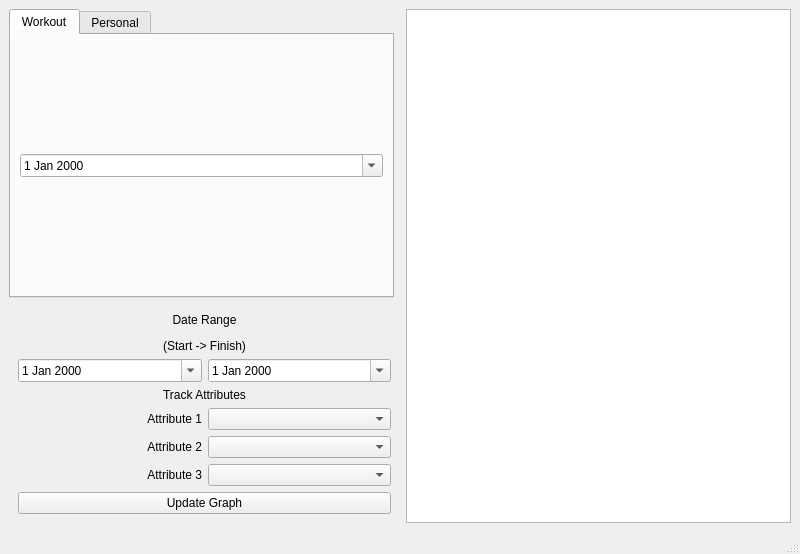
<?xml version="1.0" encoding="UTF-8"?>
<ui version="4.0">
 <class>MainWindow</class>
 <widget class="QMainWindow" name="MainWindow">
  <property name="geometry">
   <rect>
    <x>0</x>
    <y>0</y>
    <width>800</width>
    <height>554</height>
   </rect>
  </property>
  <property name="windowTitle">
   <string>MainWindow</string>
  </property>
  <widget class="QWidget" name="centralwidget">
   <layout class="QGridLayout" name="gridLayout" columnminimumwidth="0,0,0">
    <item row="2" column="0" colspan="2">
     <widget class="QWidget" name="widget" native="true">
      <layout class="QGridLayout" name="gridLayout_4">
       <item row="3" column="0">
        <widget class="QLabel" name="label_3">
         <property name="text">
          <string>Attribute 1</string>
         </property>
         <property name="alignment">
          <set>Qt::AlignmentFlag::AlignRight|Qt::AlignmentFlag::AlignTrailing|Qt::AlignmentFlag::AlignVCenter</set>
         </property>
        </widget>
       </item>
       <item row="5" column="1">
        <widget class="QComboBox" name="attribute_3"/>
       </item>
       <item row="2" column="0" colspan="2">
        <widget class="QLabel" name="label_2">
         <property name="sizePolicy">
          <sizepolicy hsizetype="Preferred" vsizetype="Maximum">
           <horstretch>0</horstretch>
           <verstretch>0</verstretch>
          </sizepolicy>
         </property>
         <property name="text">
          <string>&lt;html&gt;&lt;head/&gt;&lt;body&gt;&lt;p align=&quot;center&quot;&gt;Track Attributes&lt;/p&gt;&lt;/body&gt;&lt;/html&gt;</string>
         </property>
        </widget>
       </item>
       <item row="1" column="1">
        <widget class="QDateEdit" name="finish_date">
         <property name="calendarPopup">
          <bool>true</bool>
         </property>
        </widget>
       </item>
       <item row="0" column="0" colspan="2">
        <widget class="QLabel" name="label">
         <property name="sizePolicy">
          <sizepolicy hsizetype="Preferred" vsizetype="Maximum">
           <horstretch>0</horstretch>
           <verstretch>0</verstretch>
          </sizepolicy>
         </property>
         <property name="text">
          <string>&lt;html&gt;&lt;head/&gt;&lt;body&gt;&lt;p align=&quot;center&quot;&gt;Date Range&lt;/p&gt;&lt;p align=&quot;center&quot;&gt;(Start -&amp;gt; Finish)&lt;/p&gt;&lt;/body&gt;&lt;/html&gt;</string>
         </property>
        </widget>
       </item>
       <item row="3" column="1">
        <widget class="QComboBox" name="attribute_1"/>
       </item>
       <item row="5" column="0">
        <widget class="QLabel" name="label_5">
         <property name="text">
          <string>Attribute 3</string>
         </property>
         <property name="alignment">
          <set>Qt::AlignmentFlag::AlignRight|Qt::AlignmentFlag::AlignTrailing|Qt::AlignmentFlag::AlignVCenter</set>
         </property>
        </widget>
       </item>
       <item row="1" column="0">
        <widget class="QDateEdit" name="start_date">
         <property name="calendarPopup">
          <bool>true</bool>
         </property>
        </widget>
       </item>
       <item row="4" column="0">
        <widget class="QLabel" name="label_4">
         <property name="text">
          <string>Attribute 2</string>
         </property>
         <property name="alignment">
          <set>Qt::AlignmentFlag::AlignRight|Qt::AlignmentFlag::AlignTrailing|Qt::AlignmentFlag::AlignVCenter</set>
         </property>
        </widget>
       </item>
       <item row="4" column="1">
        <widget class="QComboBox" name="attribute_2"/>
       </item>
       <item row="6" column="0" colspan="2">
        <widget class="QPushButton" name="update_graph_btn">
         <property name="text">
          <string>Update Graph</string>
         </property>
        </widget>
       </item>
      </layout>
     </widget>
    </item>
    <item row="0" column="2" rowspan="3">
     <widget class="PlotWidget" name="graphicsView"/>
    </item>
    <item row="0" column="0" rowspan="2">
     <widget class="QTabWidget" name="tabWidget">
      <property name="sizePolicy">
       <sizepolicy hsizetype="Expanding" vsizetype="Preferred">
        <horstretch>0</horstretch>
        <verstretch>0</verstretch>
       </sizepolicy>
      </property>
      <property name="currentIndex">
       <number>0</number>
      </property>
      <widget class="QWidget" name="tab">
       <attribute name="title">
        <string>Workout</string>
       </attribute>
       <layout class="QGridLayout" name="gridLayout_3">
        <item row="0" column="0">
         <widget class="QDateEdit" name="date_select">
          <property name="calendarPopup">
           <bool>true</bool>
          </property>
         </widget>
        </item>
       </layout>
      </widget>
      <widget class="QWidget" name="tab_2">
       <attribute name="title">
        <string>Personal</string>
       </attribute>
       <layout class="QGridLayout" name="gridLayout_2"/>
      </widget>
     </widget>
    </item>
   </layout>
  </widget>
  <widget class="QMenuBar" name="menubar">
   <property name="geometry">
    <rect>
     <x>0</x>
     <y>0</y>
     <width>800</width>
     <height>23</height>
    </rect>
   </property>
  </widget>
  <widget class="QStatusBar" name="statusbar"/>
 </widget>
 <customwidgets>
  <customwidget>
   <class>PlotWidget</class>
   <extends>QGraphicsView</extends>
   <header>pyqtgraph</header>
  </customwidget>
 </customwidgets>
 <resources/>
 <connections/>
</ui>
